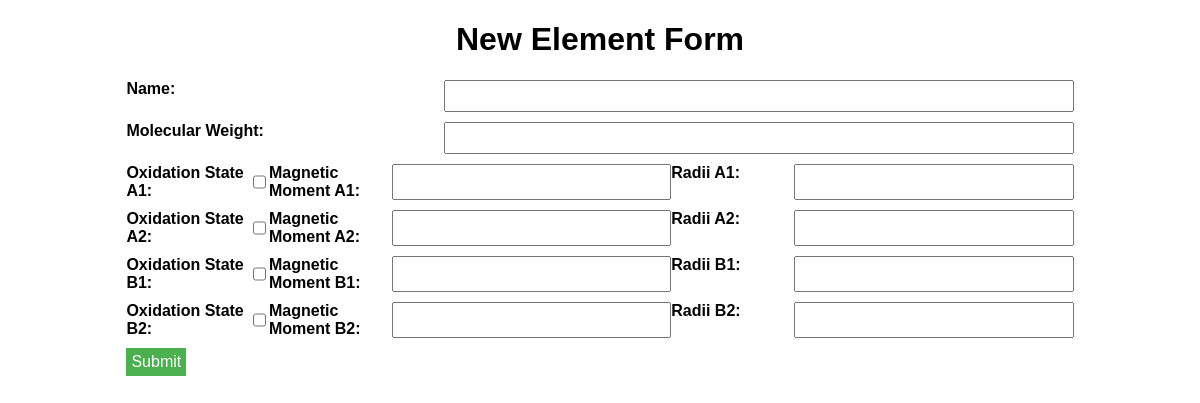
Before: /edit/Gd with the older database file.
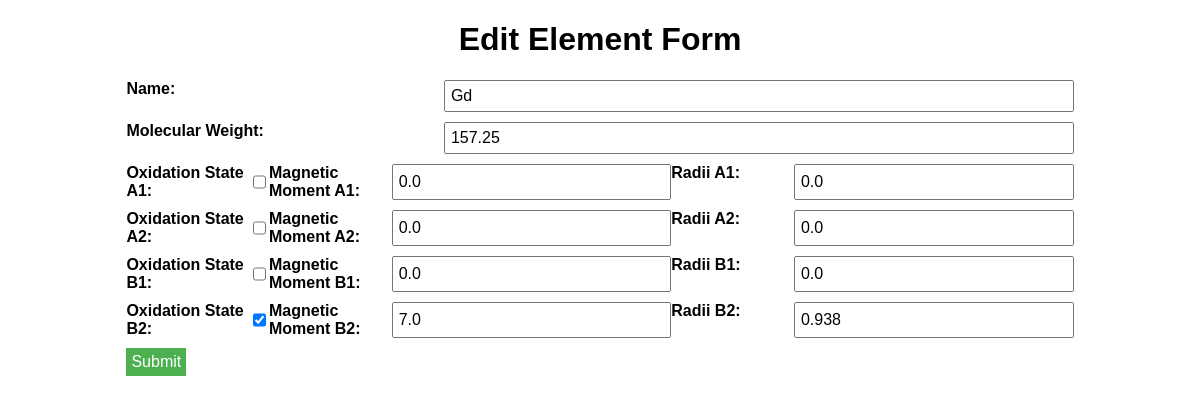
After: the same page with the newer database file.
### tables this page shows
CREATE TABLE elements (
            name TEXT PRIMARY KEY,
            molecular_weight REAL,
            oxidation_state_a1 BOOL,
            magnetic_moment_a1 REAL,
            radii_a1 REAL,
            oxidation_state_a2 BOOL,
            magnetic_moment_a2 REAL,
            radii_a2 REAL,
            oxidation_state_b1 BOOL,
            magnetic_moment_b1 REAL,
            radii_b1 REAL,
            oxidation_state_b2 BOOL,
            magnetic_moment_b2 REAL,
            radii_b2 REAL
        );

### database.py (the view)
@app.route('/edit/<name>')
def edit(name):
    conn = get_db_connection()
    cursor = conn.cursor()
    cursor.execute('SELECT * FROM elements WHERE name = ?', (name,))
    element = cursor.fetchone()
    conn.close()
    return render_template('add.html', element=element)

### database.py (called while the page is built)
def get_db_connection():
    conn = sqlite3.connect(DATABASE)
    conn.row_factory = sqlite3.Row
    return conn

### templates/add.html (shortened to what this page needs)
<!DOCTYPE html>
<html lang="en">
<head>
    <link rel="stylesheet" href="{{ url_for('static', filename='css/database.css') }}">
</head>
<body>
<div class="container">
    <h1>{{ 'Edit' if element else 'New' }} Element Form</h1>
    <form method="POST" action="{{ url_for('submit') }}">
        <div class="form-row">
            <label for="name">Name:</label>
            <input type="text" id="name" name="name" value="{{ element['name'] if element else '' }}" {{ 'readonly' if element else '' }} required>
        </div>
        <div class="form-row">
            <label for="molecular_weight">Molecular Weight:</label>
            <input type="number" id="molecular_weight" name="molecular_weight" step="0.001" value="{{ element['molecular_weight'] if element else '' }}" required>
        </div>
        <div class="form-row">
            <label for="oxidation_state_a1">Oxidation State A1:</label>
            <input type="checkbox" id="oxidation_state_a1" name="oxidation_state_a1" {{ 'checked' if element and element['oxidation_state_a1'] else '' }}>
            <label for="magnetic_moment_a1">Magnetic Moment A1:</label>
            <input type="number" id="magnetic_moment_a1" name="magnetic_moment_a1" step="0.001" value="{{ element['magnetic_moment_a1'] if element else '' }}">
            <label for="radii_a1">Radii A1:</label>
            <input type="number" id="radii_a1" name="radii_a1" step="0.001" value="{{ element['radii_a1'] if element else '' }}">
        </div>
        <div class="form-row">
            <label for="oxidation_state_a2">Oxidation State A2:</label>
            <input type="checkbox" id="oxidation_state_a2" name="oxidation_state_a2" {{ 'checked' if element and element['oxidation_state_a2'] else '' }}>
            <label for="magnetic_moment_a2">Magnetic Moment A2:</label>
            <input type="number" id="magnetic_moment_a2" name="magnetic_moment_a2" step="0.001" value="{{ element['magnetic_moment_a2'] if element else '' }}">
            <label for="radii_a2">Radii A2:</label>
            <input type="number" id="radii_a2" name="radii_a2" step="0.001" value="{{ element['radii_a2'] if element else '' }}">
        </div>
        <div class="form-row">
            <label for="oxidation_state_b1">Oxidation State B1:</label>
            <input type="checkbox" id="oxidation_state_b1" name="oxidation_state_b1" {{ 'checked' if element and element['oxidation_state_b1'] else '' }}>
            <label for="magnetic_moment_b1">Magnetic Moment B1:</label>
            <input type="number" id="magnetic_moment_b1" name="magnetic_moment_b1" step="0.001" value="{{ element['magnetic_moment_b1'] if element else '' }}">
            <label for="radii_b1">Radii B1:</label>
            <input type="number" id="radii_b1" name="radii_b1" step="0.001" value="{{ element['radii_b1'] if element else '' }}">
        </div>
        <div class="form-row">
            <label for="oxidation_state_b2">Oxidation State B2:</label>
            <input type="checkbox" id="oxidation_state_b2" name="oxidation_state_b2" {{ 'checked' if element and element['oxidation_state_b2'] else '' }}>
            <label for="magnetic_moment_b2">Magnetic Moment B2:</label>
            <input type="number" id="magnetic_moment_b2" name="magnetic_moment_b2" step="0.001" value="{{ element['magnetic_moment_b2'] if element else '' }}">
            <label for="radii_b2">Radii B2:</label>
            <input type="number" id="radii_b2" name="radii_b2" step="0.001" value="{{ element['radii_b2'] if element else '' }}">
        </div>
        <div class="form-row">
            <input type="submit" value="Submit">
        </div>
    </form>
</div>
</body>
</html>

Changed rows visible on the page:
added elements: name "Gd", molecular_weight "157.25", magnetic_moment_a1 "0.0", radii_a1 "0.0", magnetic_moment_a2 "0.0", radii_a2 "0.0", magnetic_moment_b1 "0.0", radii_b1 "0.0", magnetic_moment_b2 "7.0", radii_b2 "0.938"
Other visible differences:
{{ 'Edit' if element else 'New' }}: "New" → "Edit"
form field oxidation_state_b2: "☐" → "☑"
